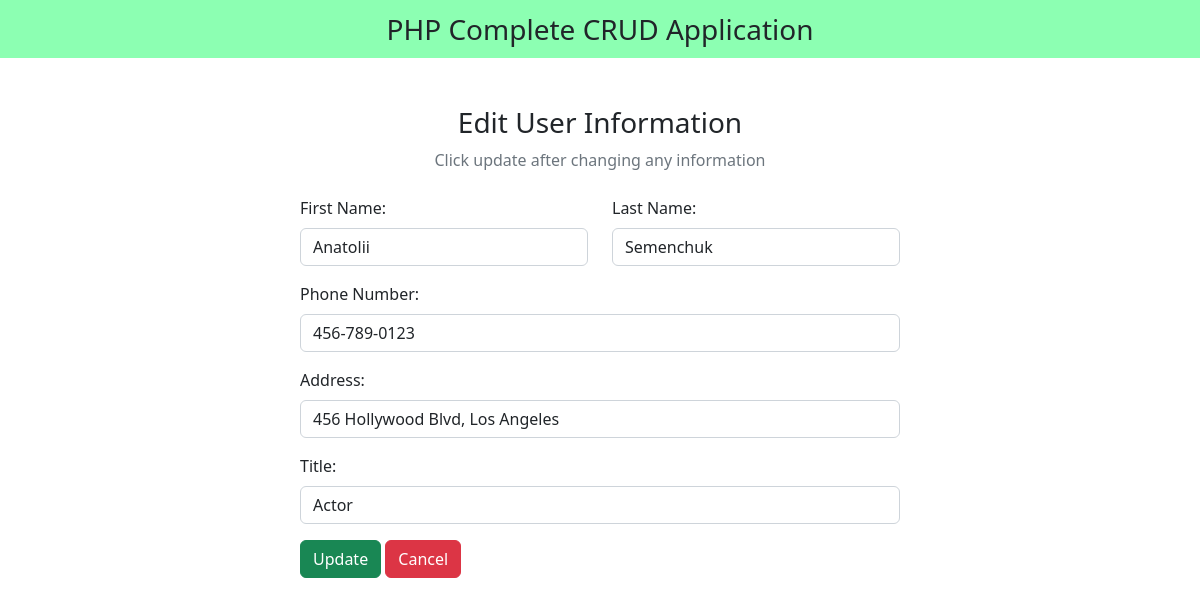
Page /edit.php?id=2 on the committed database.
### tables this page shows
CREATE TABLE `staff` (
  `id` int unsigned NOT NULL AUTO_INCREMENT,
  `lastName` varchar(50) NOT NULL,
  `firstName` varchar(50) NOT NULL,
  `title` varchar(100) DEFAULT NULL,
  `phoneNumber` varchar(100) DEFAULT NULL,
  `address` varchar(100) DEFAULT NULL,
  PRIMARY KEY (`id`)
);

### edit.php (the view, shortened to what this page needs)
<?php
include "db_conn.php";
$id = $_GET["id"];
?>
<!DOCTYPE html>
<html lang="en">
<head>
  <link href="https://cdn.jsdelivr.net/npm/bootstrap@5.2.3/dist/css/bootstrap.min.css" rel="stylesheet">
  <link rel="stylesheet" href="https://cdnjs.cloudflare.com/ajax/libs/font-awesome/6.4.0/css/all.min.css" />
</head>
<body>
  <nav class="navbar navbar-light justify-content-center fs-3 mb-5" style="background-color: #00ff5573;">
    PHP Complete CRUD Application
  </nav>
  <div class="container">
    <div class="text-center mb-4">
      <h3>Edit User Information</h3>
      <p class="text-muted">Click update after changing any information</p>
    </div>
    <?php
    $sql = "SELECT * FROM `staff` WHERE id = $id LIMIT 1";
    $result = mysqli_query($conn, $sql);
    $row = mysqli_fetch_assoc($result);
    ?>
    <div class="container d-flex justify-content-center">
      <form action="" method="post" style="width:50vw; min-width:300px;">
        <div class="row mb-3">
          <div class="col">
            <label class="form-label">First Name:</label>
            <input type="text" class="form-control" name="firstName" value="<?php echo $row['firstName'] ?>">
          </div>
          <div class="col">
            <label class="form-label">Last Name:</label>
            <input type="text" class="form-control" name="lastName" value="<?php echo $row['lastName'] ?>">
          </div>
        </div>
        <div class="mb-3">
          <label class="form-label">Phone Number:</label>
          <input type="tel" class="form-control" name="phoneNumber" value="<?php echo $row['phoneNumber'] ?>">
        </div>
        <div class="mb-3">
          <label class="form-label">Address:</label>
          <input type="text" class="form-control" name="address" value="<?php echo $row['address'] ?>">
        </div>
        <div class="mb-3">
          <label class="form-label">Title:</label>
          <input type="text" class="form-control" name="title" value="<?php echo $row['title'] ?>">
        </div>
        <div>
          <button type="submit" class="btn btn-success" name="submit">Update</button>
          <a href="index.php" class="btn btn-danger">Cancel</a>
        </div>
      </form>
    </div>
  </div>
</body>
</html>

### rows in the picture
staff: firstName "Anatolii", lastName "Semenchuk", phoneNumber "456-789-0123", address "456 Hollywood Blvd, Los Angeles", title "Actor"
